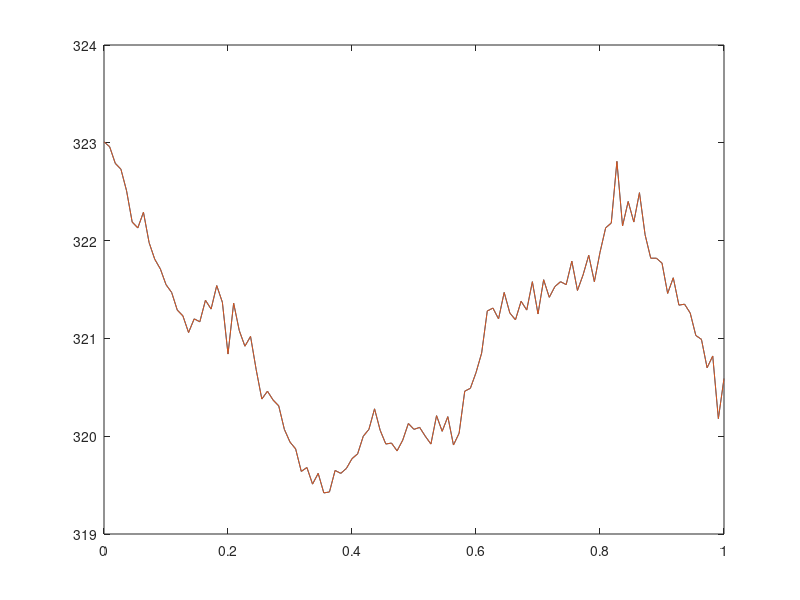

Source code (MATLAB): (Note: this script raises an error after producing the figure.)
% Made by: 
% Sven Geboers 4439686
% Casper Spronk 4369475
%% Setup
clc
clear all
D1sven = 6;
D2sven = 8;
D3sven = 6;
D1casper = 4;
D2casper = 7;
D3casper = 5;
E1 = D1sven + D1casper;
E2 = D2sven + D2casper;
E3 = D3sven + D3casper;
%% Read CSV
measurements = csvread('measurements.csv',1,1);
Qin = measurements(:,1);
Qout = measurements(:,2);
T = measurements(:,3);
Tamb = measurements(:,4);
%% Question 1
dt = 3600;
%B = [-a2 a2];
%A = -a1;
%ck = Tamb * a1;
f1 = 0;
f2 = 0;
h1 = 0;
h2 = 0;
h3 = 0;
h4 = 0;
for i = 1:(101 + E1)
    f1 = f1 + -2*dt*(T(i))^2+2*T(i+1)*dt*T(i)+2*T(i)*Tamb(i)*dt-2*T(i+1)*dt*Tamb(i);
    f2 = f2 + (2*(Qin(i)-Qout(i))*dt*T(i)-2*dt*T(i+1)*(Qin(i)-Qout(i)));
    h1 = h1 + ((T(i)^2)*dt^2+(Tamb(i)*dt)^2-2*Tamb(i)*T(i)^2*dt^2)*2;
    h2 = h2 + (-2*T(i)*dt^2*(Qin(i)-Qout(i))+2*(Qin(i)-Qout(i))*dt^2*Tamb(i))*2;
    h3 = 0;
    h4 = h4 + (dt^2*((Qout(i)^2) + (Qin(i)^2) - 2 * Qout(i) * Qin(i)))*2;
end

H = [h1 h2; h3 h4];
H = (H+H')/2;
f = [f1; f2];

a = quadprog(H,f);
Tnew = [];


for i = 1:(101 + E1)
    Thold = (-a(1) * T(i) - a(2) * Qout(i) + a(2) * Qin(i) + Tamb(i) * a(1)) * dt + T(i);
    Tnew = [Tnew; Thold];
end

x = linspace(0,1,111);
y = linspace(0,1,101 + E1);
plot(x,Tnew,x,T(1:111))


%% Question 3
dt = 3600;
heatDemand = csvread('heatDemand.csv',1,1);
inputPrices = csvread('inputPrices.csv',1,1);
N = 360;
QinMax = (100 + E2) * 10^3;         % [W]
Ttank = 330 + E3;                   % [K]
Tamb = 275 + E1;                    % [K]   
Tmin = 315;                         % [K]
a1 = 1.96 * 10^-7;
a2 = 3.80 * 10^-9;
correctPriceVar = 3600 * 10^6;
inputPrices = inputPrices / correctPriceVar;

f = [inputPrices(1:N,1)*dt; zeros(N+1,1)];
A = [zeros(N,N+1) -eye(N,N);
    eye(N,N) zeros(N,N+1);
    -eye(N,N) zeros(N,N+1)];
b = [-Tmin*ones(N,1); QinMax*ones(N,1); zeros(N,1)];

partSquareMatrixAeq = (a1 * dt - 1) * eye(N,N + 1);
for i = 1:N
    partSquareMatrixAeq(i,i+1) = 1;
end
partSquareMatrixAeq(1,1) = 0;

Aeq = [-eye(N)*a2*dt partSquareMatrixAeq];

beq = [-a2*heatDemand(1)*dt+a1*Tamb*dt+(1-a1*dt)*Ttank];

for i = 2:N
   beq(i,1) = -a2 * heatDemand(i,1) * dt + a1 * Tamb * dt;
end

%lb = zeros(1,2*N+1);
%ub = [ones(1,N)*QinMax Inf*ones(1,N+1)];
solution3 = linprog(f,A,b,Aeq,beq);

totalCost3 = 0;
for i = 1:N
    if size(solution4) ~= 0
        totalCost3 = totalCost3 + solution3(i,1) * inputPrices(i,1) * 3600;
    end
end


disp("the total cost of keeping the temperature to the minimum is equal to " + totalCost3 + " euros");


%% Question 4
Tmax = 368;                             % [K]
totalCost4 = 0;                         % [euro]
meanSquareErrorCost = 0.1 + E2/10;      % [euro/K^2]
Tref = 323;                             % [K]   

f = [inputPrices(1:N,1)*dt; zeros(N,1); -2*Tref*meanSquareErrorCost];

H = [zeros(2*N+1,2*N+1)];
H(2*N+1,2*N+1) = meanSquareErrorCost;

A = [zeros(N,N+1) -eye(N,N);
    eye(N,N) zeros(N,N+1);
    -eye(N,N) zeros(N,N+1);
    zeros(N,N+1) eye(N,N)];

b = [-Tmin*ones(N,1);
    QinMax*ones(N,1);
    zeros(N,1); 
    Tmax*ones(N,1)];

solution4 = quadprog(H,f,A,b,Aeq,beq);

for i = 1:N
    if size(solution4) ~= 0
        totalCost4 = totalCost4 + solution4(i,1) * inputPrices(i,1) * 3600;
    end
end

totalCost4 = totalCost4 + (solution4(end) - Tref)^2 * meanSquareErrorCost;
disp("the total cost of keeping the temperature to the minimum is equal to " + totalCost4 + " euros");



